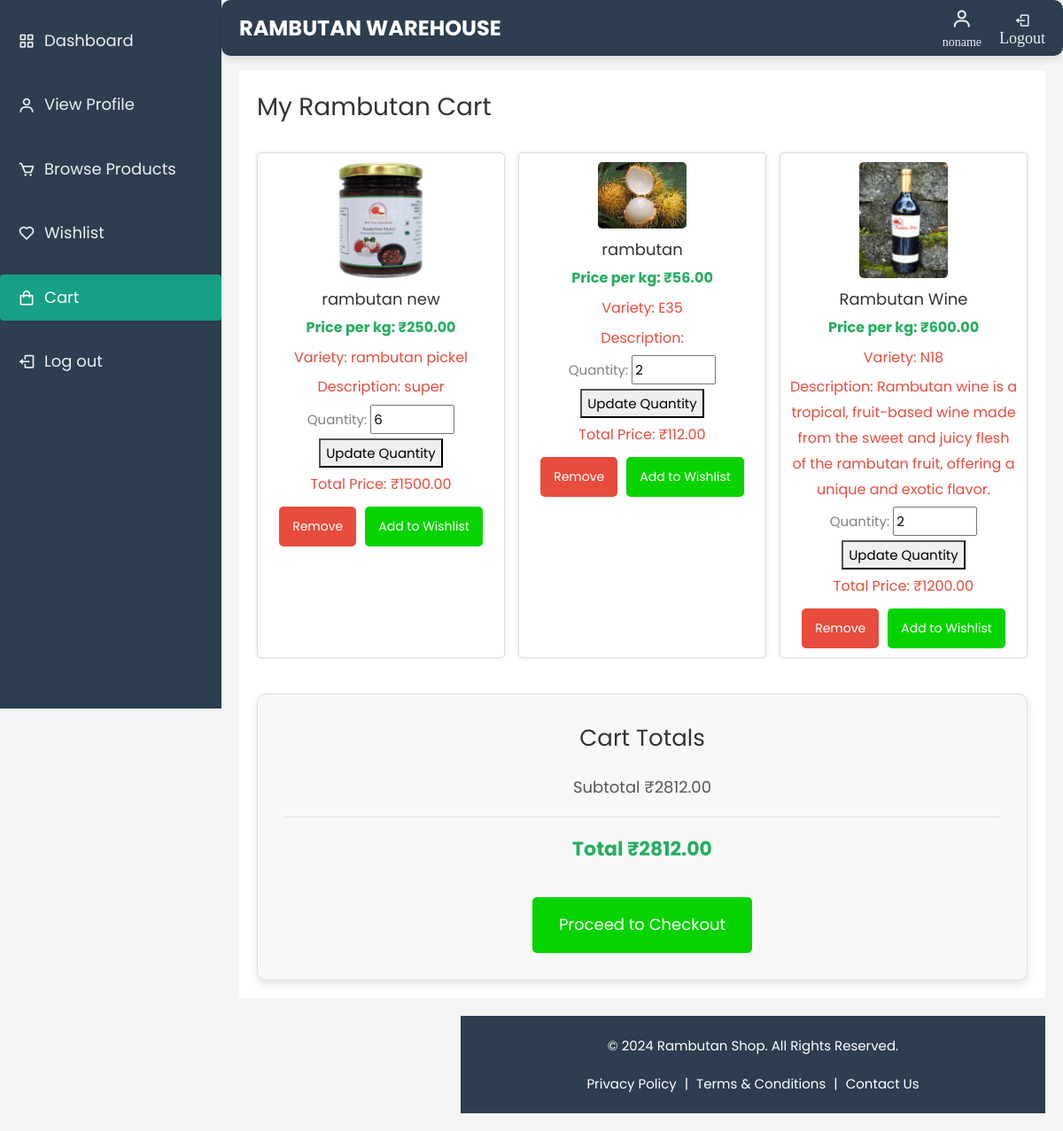
Page /cart/ (signed in) on the earlier database version.
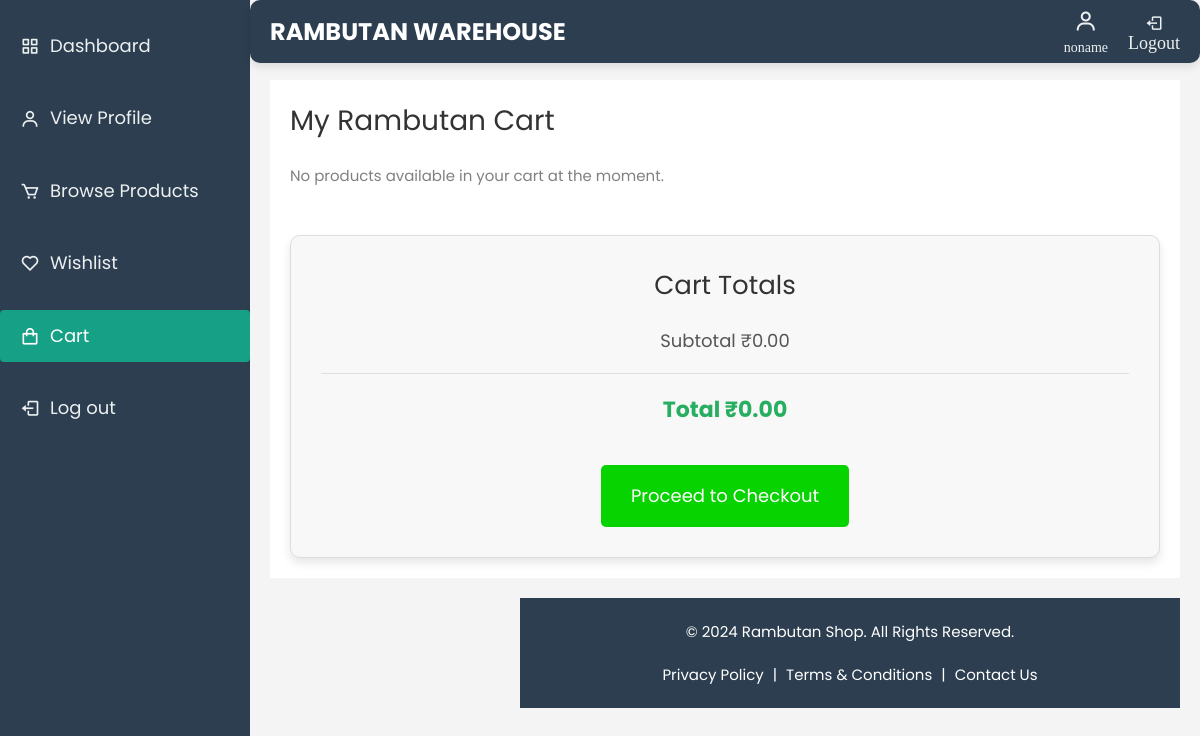
Same page on the later database version.
### warehouse/models.py (models this page shows, shortened)
class Cart(models.Model):
    user = models.ForeignKey(settings.AUTH_USER_MODEL, on_delete=models.CASCADE, related_name='carts')
    rambutan_post = models.ForeignKey(RambutanPost, on_delete=models.CASCADE, related_name='carts')
    quantity = models.PositiveIntegerField(default=1)
    price = models.DecimalField(max_digits=10, decimal_places=2, null=True, blank=True)
    total_price = models.DecimalField(max_digits=10, decimal_places=2, null=True, blank=True)
    added_at = models.DateTimeField(auto_now_add=True)
    class Meta:
        unique_together = ('user', 'rambutan_post')

class RambutanPost(models.Model):
    farmer = models.ForeignKey('FarmerDetails', on_delete=models.CASCADE, related_name='rambutan_posts')
    name = models.CharField(max_length=255)
    variety = models.CharField(max_length=100)
    quantity = models.PositiveIntegerField()
    quantity_left = models.PositiveIntegerField(default=0)  # Quantity left after sales
    price_per_kg = models.DecimalField(max_digits=10, decimal_places=2)
    image = models.ImageField(upload_to='rambutan_images/', blank=True, null=True)
    description = models.TextField(blank=True, null=True)
    created_at = models.DateTimeField(auto_now_add=True)
    is_available = models.BooleanField(default=True)  # Whether the post is still available

### warehouse/views.py (the view)
# urls.py: path('cart/', views.cart, name='cart'),
@login_required
def cart(request):
    cart_items = Cart.objects.filter(user=request.user)
    for item in cart_items:
        item.total_price = item.price * item.quantity
    total_price = sum(item.total_price for item in cart_items)
    context = {
        'cart_items': cart_items,
        'total_price': total_price,
    }
    return render(request, 'cart.html', context)

### warehouse/templates/cart.html (shortened to what the changed rows need)
{% load static %}
<!DOCTYPE html>
<html lang="en" dir="ltr">
<head>
    <link href='https://unpkg.com/boxicons@2.0.7/css/boxicons.min.css' rel='stylesheet'>
    <link href="https://cdn.jsdelivr.net/npm/sweetalert2@11/dist/sweetalert2.min.css" rel="stylesheet">
    <link rel="stylesheet" href="{% static 'css/open-iconic-bootstrap.min.css' %}">
    <link rel="stylesheet" href="{% static 'css/animate.css' %}">
    <link rel="stylesheet" href="{% static 'css/owl.carousel.min.css' %}">
    <link rel="stylesheet" href="{% static 'css/owl.theme.default.min.css' %}">
    <link rel="stylesheet" href="{% static 'css/magnific-popup.css' %}">
    <link rel="stylesheet" href="{% static 'css/aos.css' %}">
    <link rel="stylesheet" href="{% static 'css/ionicons.min.css' %}">
    <link rel="stylesheet" href="{% static 'css/bootstrap-datepicker.css' %}">
    <link rel="stylesheet" href="{% static 'css/jquery.timepicker.css' %}">
    <link rel="stylesheet" href="{% static 'css/flaticon.css' %}">
    <link rel="stylesheet" href="{% static 'css/icomoon.css' %}">
    <link rel="stylesheet" href="{% static 'css/style.css' %}">
</head>
<body>
    <section class="home-section">
<div class="main-content">
    <h2>My Rambutan Cart</h2>
    <div class="product-listing">
        {% for item in cart_items %}
        <div class="product" id="product-{{ item.id }}">
            <img src="{% if item.rambutan_post.image %}/media/{{ item.rambutan_post.image }}{% else %}{% static 'images/default_product.jpg' %}{% endif %}" alt="{{ item.rambutan_post.name }}" width="100px">
            <h3>{{ item.rambutan_post.name }}</h3>
            <p class="price">Price per kg: ₹<span id="price-{{ item.id }}">{{ item.price }}</span></p>
            <p>Variety: {{ item.rambutan_post.variety }}</p>
            <p>Description: {{ item.rambutan_post.description }}</p>
            <form action="{% url 'update_cart_item_quantity' item.id %}" method="POST" class="update-quantity-form">
                <label for="quantity-{{ item.id }}">Quantity:</label>
                <input
                    type="number"
                    id="quantity-{{ item.id }}"
                    name="quantity"
                    value="{{ item.quantity }}"
                    min="1"
                    max="100"
                >
                <button type="submit" class="update-button" {% if not item.rambutan_post.is_available %} disabled {% endif %}>Update Quantity</button>
            </form>
            <p>Total Price: ₹<span id="total-price-{{ item.id }}">{{ item.total_price }}</span></p>
            <div class="cart-buttons">
                <button class="remove"><a href="{% url 'remove_cart_item' item.id %}">Remove</a></button>
                {% if item.rambutan_post.is_available %}
                    <button class="add"><a href="{% url 'add_to_wishlist' item.rambutan_post.id %}">Add to Wishlist</a></button>
                {% endif %}
            </div>
        </div>
        {% empty %}
        <p>No products available in your cart at the moment.</p>
        {% endfor %}
    </div>
    <div class="cart-total-box">
        <p>
            <span>Subtotal</span>
            <span>₹{{ total_price|floatformat:2 }}</span>
        </p>
        <p class="total-price">
            <span>Total</span>
            <span>₹{{ total_price|floatformat:2 }}</span>
        </p>
    </div>
</div>
    </section>
</body>
</html>

Differences in the rows shown:
removed Cart: rambutan_post.image (picture), rambutan_post.name "rambutan new", price "250.00", rambutan_post.variety "rambutan pickel", rambutan_post.description "super", quantity "6", total_price "1500.00", shows "Add to Wishlist"
removed Cart: rambutan_post.name (picture), rambutan_post.name "rambutan", price "56.00", rambutan_post.variety "E35", quantity "2", total_price "112.00", shows "Add to Wishlist"
removed Cart: rambutan_post.image (picture), rambutan_post.name "Rambutan Wine", price "600.00", rambutan_post.variety "N18", rambutan_post.description "Rambutan wine is a tropical, fruit-based wine made from the sweet and juicy flesh of the rambutan fruit, offering a unique and exotic flavor.", quantity "2", total_price "1200.00", shows "Add to Wishlist"
Other differences:
{{ total_price|floatformat:2 }}: "2812.00" → "0.00"
text now shown: "No products available in your cart at the moment."
